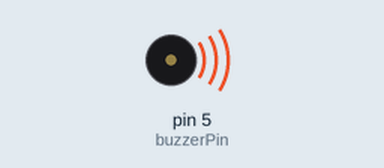
Recording of a sketch running on a simulated Arduino Uno, built with avr-gcc and run on an emulated ATmega328P. On the bench: buzzer (waves = sounding).

Above: at 0.15 s.
At 3.8 s:
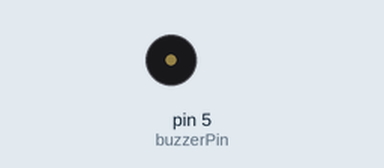
Timing chart, 0 to 7.6 s (numbered marks = the images above):
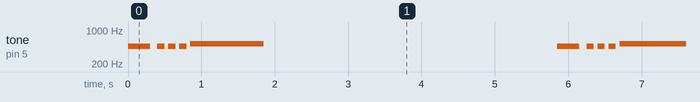

Measured:
- by itself, tone on pin 5 (buzzerPin): repeats every 5.9 s: silent 0.10 s, 3 × (466 Hz 0.10 s, silent 0.05 s), 523 Hz 1.0 s, silent 4.0 s, 466 Hz 0.30 s

The sketch:

win_sound.ino
```cpp
#include "pitches.h"

int buzzerPin = 5;

void setup() {

}

void loop() {
  tone(buzzerPin, NOTE_AS4, 300);
  delay(400);

  for (int i=0; i<3; i++) {
    tone(buzzerPin, NOTE_AS4, 100);
    delay(150);
  }

  tone(buzzerPin, NOTE_C5, 1000);

  delay(5000);
}
```
